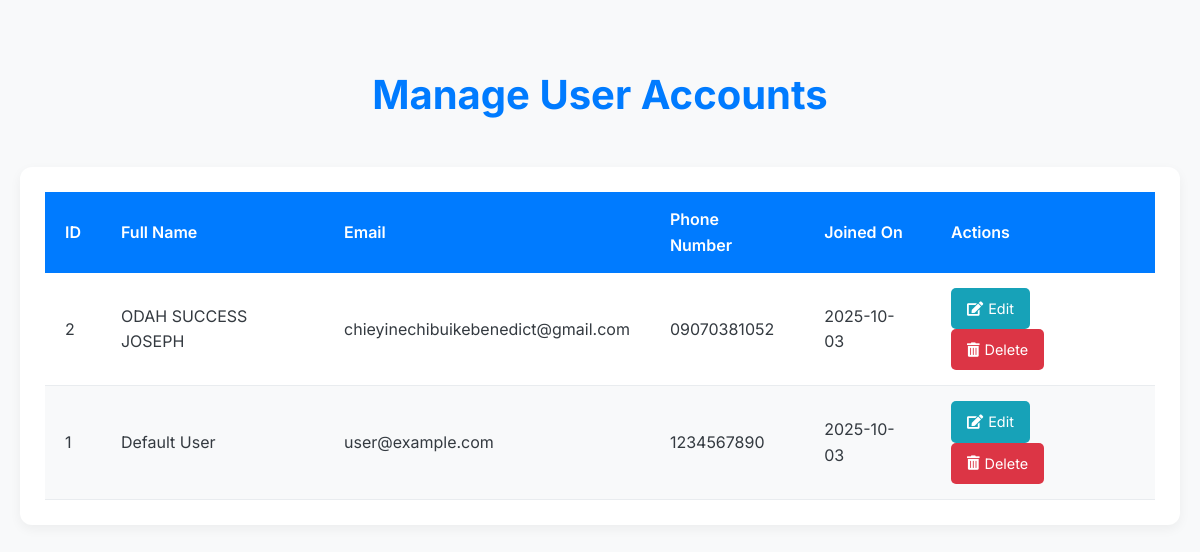
The app's page /admin/users (signed in) with its own data.
### app.py (models this page shows, shortened)
class User(db.Model, UserMixin):
    id = db.Column(db.Integer, primary_key=True)
    full_name = db.Column(db.String(100), nullable=False)
    email = db.Column(db.String(120), unique=True, nullable=False)
    phone_number = db.Column(db.String(20), unique=True, nullable=False)
    date_of_birth = db.Column(db.Date, nullable=False)
    marital_status = db.Column(db.String(50), nullable=False)
    state_of_origin = db.Column(db.String(100), nullable=False)
    lga = db.Column(db.String(100), nullable=False)
    residential_address = db.Column(db.String(200), nullable=False)
    password = db.Column(db.String(200), nullable=False)
    profile_picture = db.Column(db.String(200), nullable=True, default='default.png')
    last_login_ip = db.Column(db.String(45), nullable=True)
    last_login_at = db.Column(db.DateTime, nullable=True, default=datetime.utcnow)
    reset_token = db.Column(db.String(100), nullable=True, unique=True)
    token_expiration = db.Column(db.DateTime, nullable=True)

### app.py (the view)
@app.route('/admin/users')
def admin_manage_users():
    if 'admin_id' not in session:
        flash('Please login first!', 'warning')
        return redirect(url_for('admin_login'))
    """
    Admin route to manage all registered user accounts.
    Requires admin privileges.
    """
    users = User.query.order_by(User.last_login_at.desc()).all()
    return render_template('admin_manage_users.html', users=users)

### app.py (called while the page is built)
@login_manager.user_loader
def load_user(user_id):
    user = User.query.get(int(user_id))
    if user:
        return user
    admin = Admin.query.get(int(user_id))
    if admin:
        return admin
    return None

### templates/admin_manage_users.html (shortened to what this page needs)
<!DOCTYPE html>
<html lang="en">
<head>
    <link rel="stylesheet" href="https://cdnjs.cloudflare.com/ajax/libs/font-awesome/5.15.4/css/all.min.css">
</head>
<body>
<div class="container">
    <h2 class="page-header">Manage User Accounts</h2>
    <div class="table-container-wrapper">
        <div class="table-responsive">
            <table class="custom-table">
                <thead>
                    <tr>
                        <th scope="col">ID</th>
                        <th scope="col">Full Name</th>
                        <th scope="col">Email</th>
                        <th scope="col">Phone Number</th>
                        <th scope="col">Joined On</th>
                        <th scope="col">Actions</th>
                    </tr>
                </thead>
                <tbody>
                    {% for user in users %}
                    <tr>
                        <td data-label="ID">{{ user.id }}</td>
                        <td data-label="Full Name">{{ user.full_name }}</td>
                        <td data-label="Email">{{ user.email }}</td>
                        <td data-label="Phone Number">{{ user.phone_number }}</td>
                        <td data-label="Joined On">{{ user.last_login_at.strftime('%Y-%m-%d') }}</td>
                        <td data-label="Actions">
                            <a href="{{ url_for('admin_edit_user', user_id=user.id) }}" class="btn btn-info">
                                <i class="fas fa-edit"></i> Edit
                            </a>
                            <a href="{{ url_for('admin_delete_user', user_id=user.id) }}"
                               class="btn btn-danger"
                               onclick="return confirm('Are you sure you want to delete user {{ user.full_name }} ({{ user.email }})? This action cannot be undone.');">
                                <i class="fas fa-trash-alt"></i> Delete
                            </a>
                        </td>
                    </tr>
                    {% else %}
                    <tr>
                        <td colspan="6" class="text-center" data-label="No Users">No users registered yet.</td>
                    </tr>
                    {% endfor %}
                </tbody>
            </table>
        </div>
    </div>
</div>
</body>
</html>

### templates/admin_manage_users.html (style rules this page uses)
:root { --primary-color: #007bff; --secondary-color: #6c757d; --success-color: #28a745; --danger-color: #dc3545; --info-color: #17a2b8; --background-color: #f8f9fa; --card-background: #ffffff; --text-color: #343a40; --border-color: #e9ecef; --shadow-light: rgba(0, 0, 0, 0.05); --shadow-medium: rgba(0, 0, 0, 0.1); }
body { font-family: 'Inter', sans-serif; background-color: var(--background-color); color: var(--text-color); margin: 0; padding: 30px 20px; line-height: 1.6; display: flex; justify-content: center; align-items: flex-start; min-height: 100vh; }
.container { width: 100%; max-width: 1200px; }
.page-header { text-align: center; font-size: 2.5rem; color: var(--primary-color); margin-bottom: 40px; font-weight: 700; }
.table-container-wrapper { background-color: var(--card-background); box-shadow: 0 4px 12px var(--shadow-light); border-radius: 12px; padding: 25px; overflow: hidden; }
.table-responsive { overflow-x: auto; }
.custom-table { width: 100%; border-collapse: collapse; margin-bottom: 0; vertical-align: middle; }
.custom-table th, .custom-table td { padding: 15px 20px; border-bottom: 1px solid var(--border-color); text-align: left; }
.custom-table thead { background-color: var(--primary-color); }
.custom-table thead th { color: white; font-weight: 600; border-bottom: none; position: sticky; top: 0; }
.custom-table tbody tr:nth-child(even) { background-color: var(--background-color); }
.btn { padding: 8px 15px; font-size: 0.9rem; border-radius: 5px; cursor: pointer; text-decoration: none; display: inline-flex; align-items: center; justify-content: center; transition: background-color 0.2s ease, box-shadow 0.2s ease, border-color 0.2s ease; margin-right: 8px; border: 1px solid transparent; }
.btn i { margin-right: 5px; }
.btn-info { background-color: var(--info-color); color: white; }
.btn-danger { background-color: var(--danger-color); color: white; }

### records on screen
User: id "2", full_name "ODAH SUCCESS JOSEPH", email "chieyinechibuikebenedict@gmail.com", phone_number "09070381052", last_login_at "2025-10-03"
User: id "1", full_name "Default User", email "user@example.com", phone_number "1234567890", last_login_at "2025-10-03"
